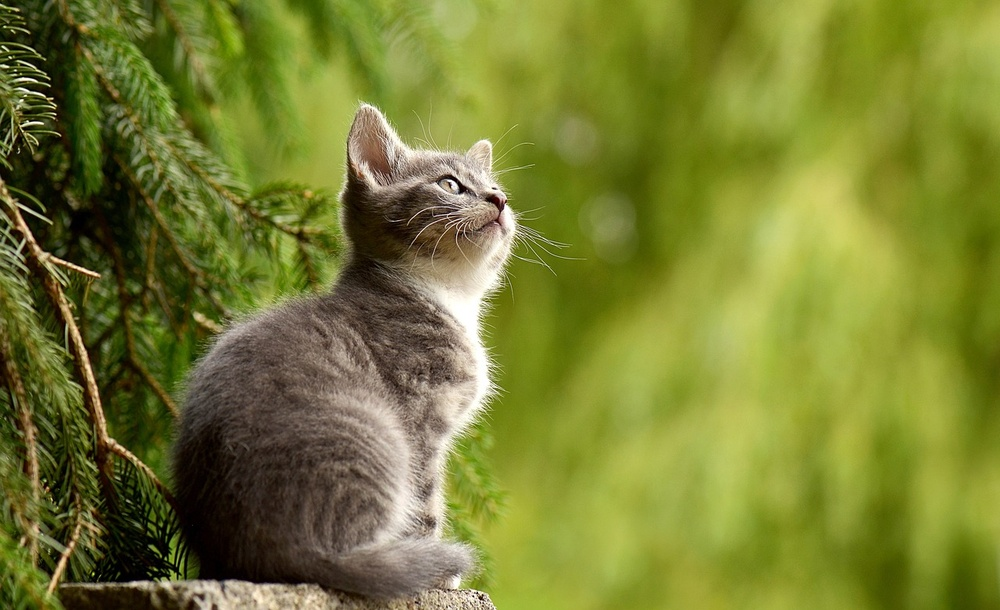
#> input picture kucing.jpg, 1000 x 610 px, shrunk from 1280 x 781 before the run
$ python 10.py
#> lines starting #> are read from the running program, lines starting #| are printed output that depends on the picture
import cv2
import numpy as np
import matplotlib.pyplot as plt

image = cv2.imread('kucing.jpg')
#> image is the input picture: shape (610, 1000, 3); mean B, G, R 49.8, 125.8, 119.2
hsv_image = cv2.cvtColor(image, cv2.COLOR_BGR2HSV)
#> hsv_image: shape (610, 1000, 3); mean H, S, V 30.4, 166.6, 129
h, s, v = cv2.split(hsv_image)
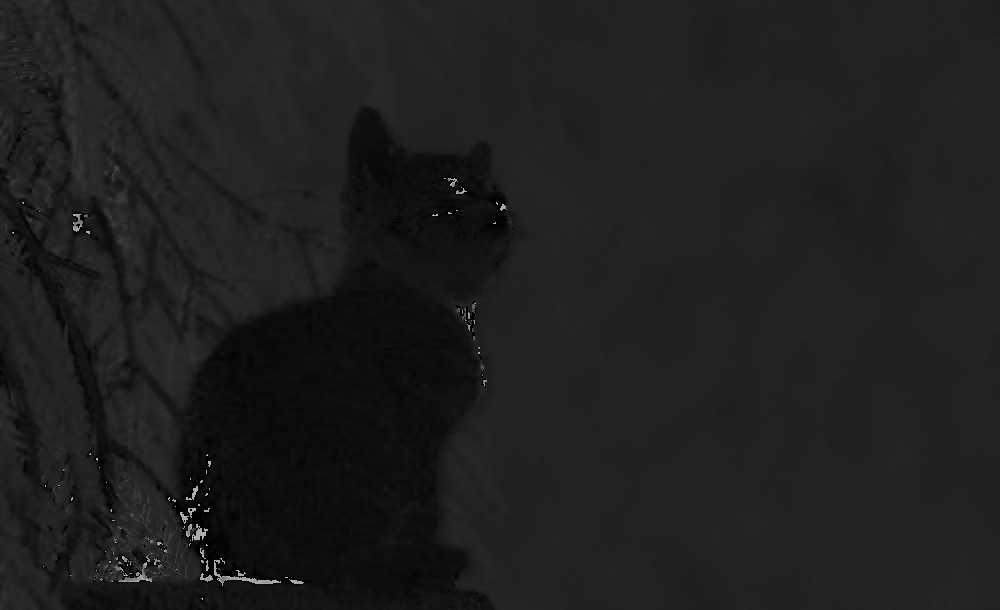
#> h: shape (610, 1000); min 0, max 179, mean 30.4
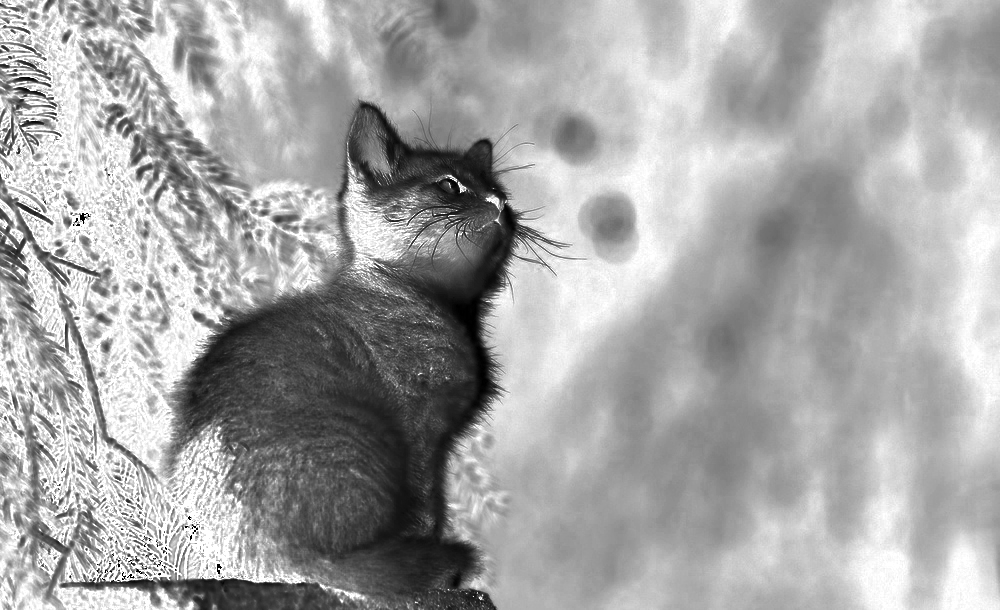
#> s: shape (610, 1000); min 0, max 255, mean 166.6
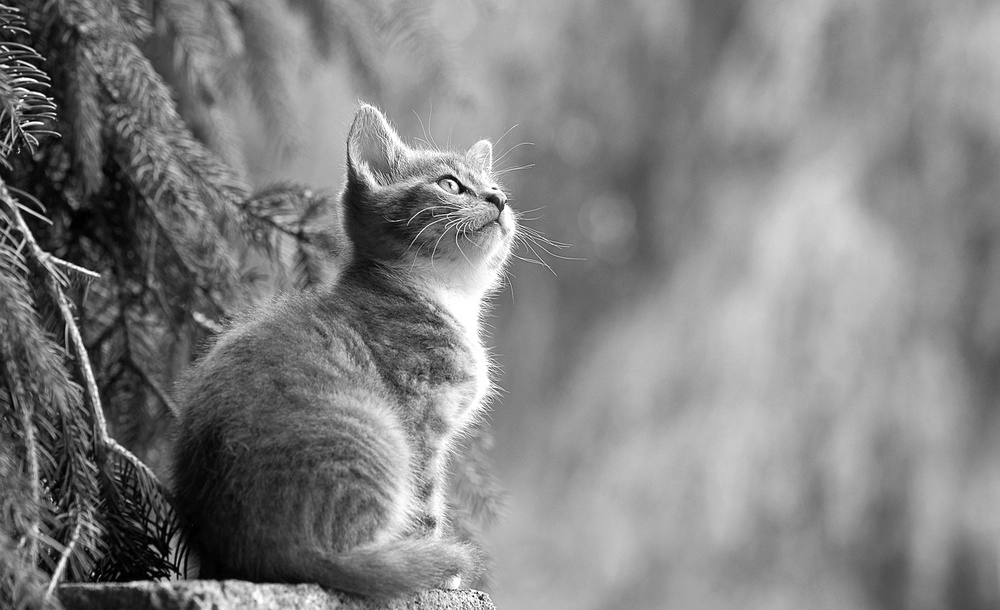
#> v: shape (610, 1000); min 0, max 255, mean 129
plt.figure(figsize=(10, 5))
plt.subplot(1, 3, 1)
hist_red = cv2.calcHist([image], [0], None, [256], [0, 256])
#> hist_red = 256 values, max 30234 at index 0, min 55 at index 252, mean 2382.8
plt.plot(hist_red, color='red')
plt.title('Red Channel Histogram')
plt.xlim([0, 256])
plt.subplot(1, 3, 2)
hist_green = cv2.calcHist([image], [1], None, [256], [0, 256])
#> hist_green = 256 values, max 6510 at index 174, min 133 at index 242, mean 2382.8
plt.plot(hist_green, color='green')
plt.title('Green Channel Histogram')
plt.xlim([0, 256])
plt.subplot(1, 3, 3)
hist_blue = cv2.calcHist([image], [2], None, [256], [0, 256])
#> hist_blue = 256 values, max 6873 at index 162, min 210 at index 240, mean 2382.8
plt.plot(hist_blue, color='blue')
plt.title('Blue Channel Histogram')
plt.xlim([0, 256])
plt.tight_layout()
plt.show()
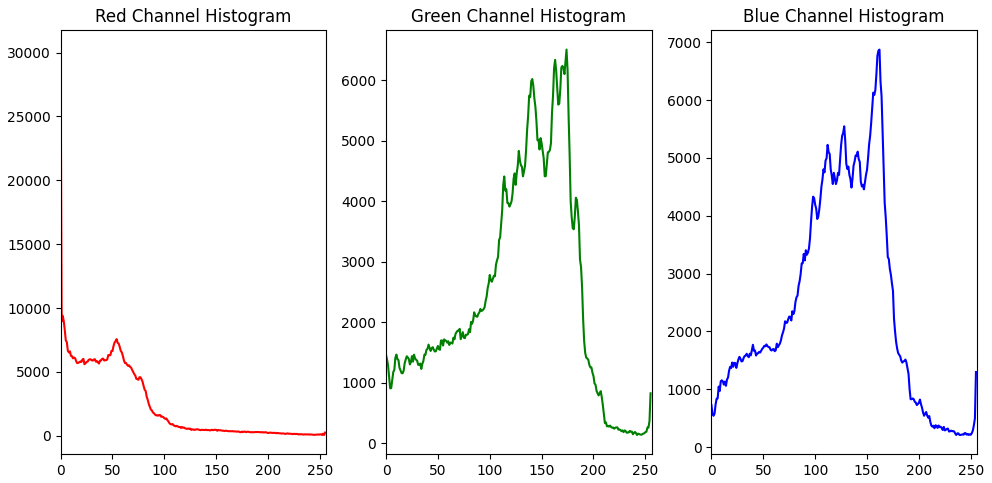
#> figure drawn by matplotlib, 3 panels; panel 1: curve peaks at x = 0, y = 30234; panel 2: curve peaks at x = 174, y = 6510; panel 3: curve peaks at x = 162, y = 6873
